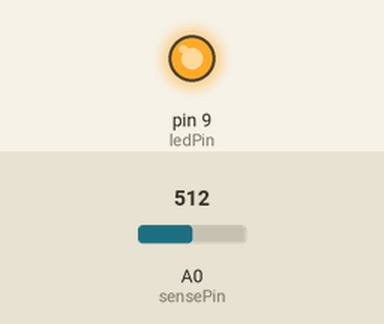
A sketch run on a simulated Arduino Uno, built with avr-gcc and run on an emulated ATmega328P. On the bench: output pins drawn as LEDs (lit = HIGH). The inputs (shaded band) are chosen by the test bench; at power-on: A0 (sensePin) = 512.

Above: at 1.2 s.
1.3 s: A0 (sensePin) set to 741
2.8 s: A0 (sensePin) set to 764
At 3.9 s:
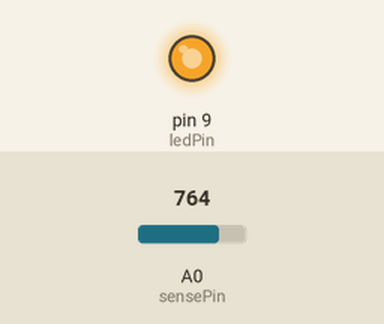
4.3 s: A0 (sensePin) set to 900
At 5.1 s:
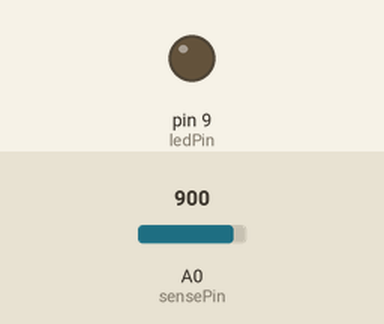
Timing chart, 0 to 7.3 s (numbered marks = the images above; inputs shaded):
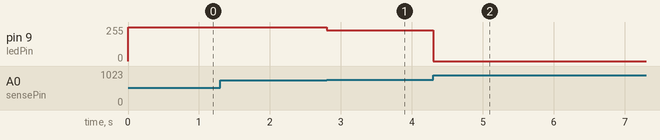

Measured:
- after the input at 1.3 s, every drawn part: stays the same
- after the input at 2.8 s, pin 9 (ledPin): 255/255 → 232/255 at once
- after the input at 4.3 s, pin 9 (ledPin): 232/255 → 0/255 at once

The sketch:

fotoRez_s_diod_noch_varLight.ino
```cpp
//светодиод реагирует на фоторезистор и включается постепенно увеличивая яркость в зависим от темноты

int sensePin = 0; //аналоговое значение на конт 0
int ledPin = 9;

void setup() {
  pinMode(ledPin, OUTPUT);  // задаем только для цифрового пина, т.к. аналог по умолчанию как вход
}

void loop() {
  int val = analogRead(sensePin);  //получаем значение сенсора
  val = constrain(val, 750, 900);  /*функц устанавливает мин и макс значения, чтоб отбросить значени на воторез меньше 750 и больше 900. если знач меньше
  или больше он устанавл в них.Иначе значения меньше 0 или больше 255 не обрабатает аналог вых */
  int ledLevel = map(val, 750, 900, 255, 0); /*функц map позволяет перевести значения с одного диапазона в другой и инвертировать если надо.
  т.е. аналог вход (фоторез) приним знач от 0 до 1024 (от 750 до 900 в нашем случ) а аналог выход выдает от 0 до 255 (яркость на диоде) и нужно
  чтобы он наоборот уменьшался с увеличением значения фоторез. Получается берет текущ знач val и проецир на заданное */
  analogWrite(ledPin, ledLevel);

}
```
